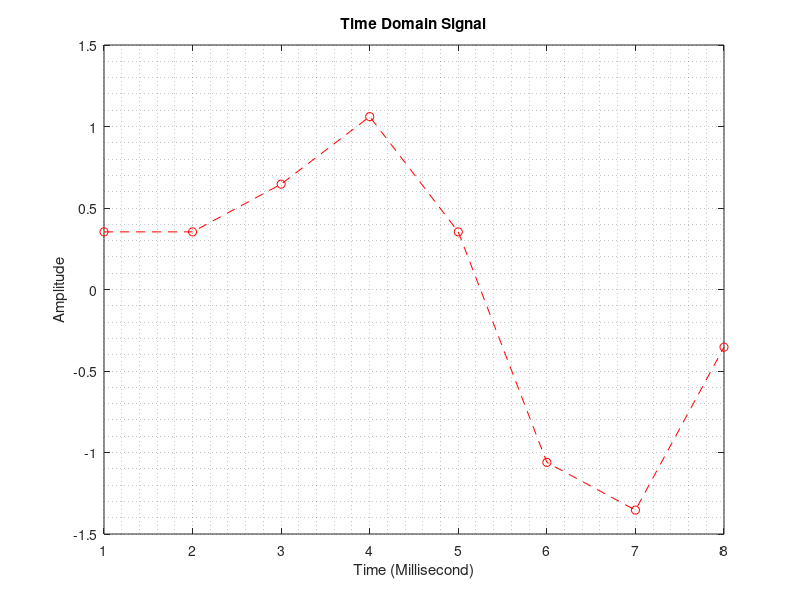
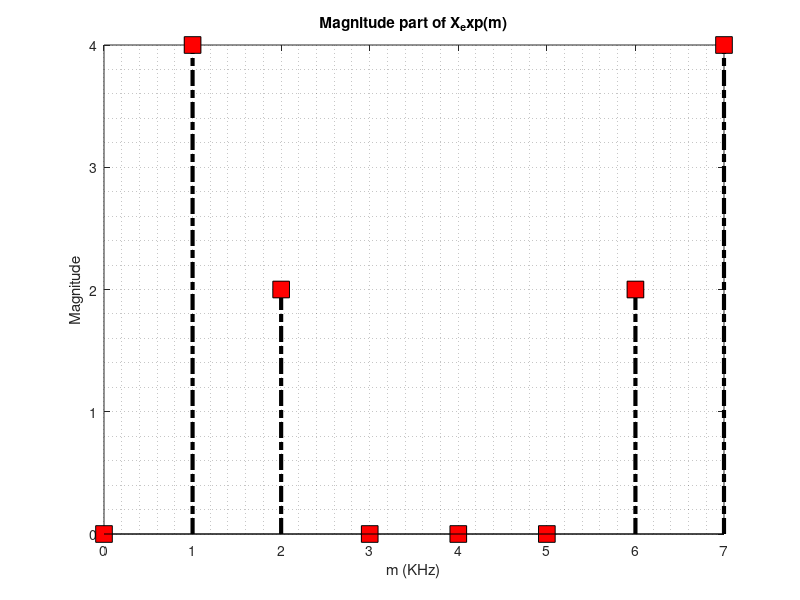
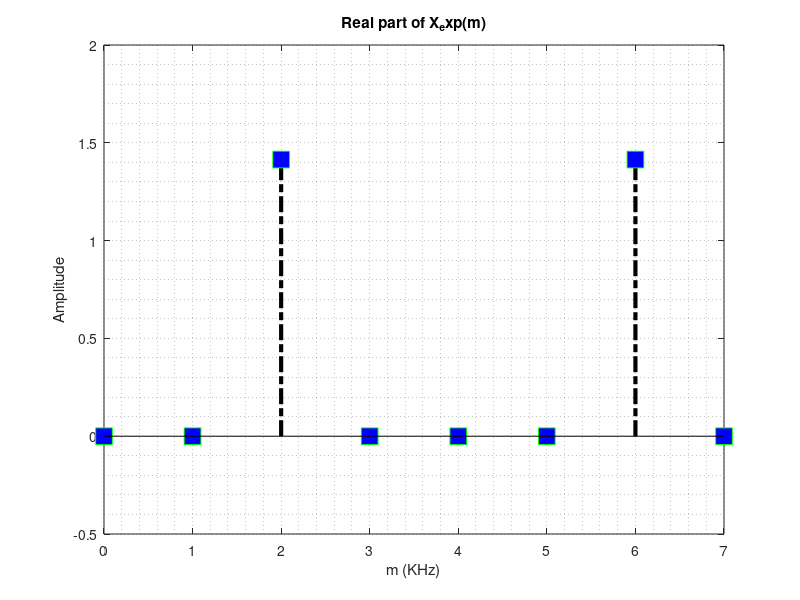
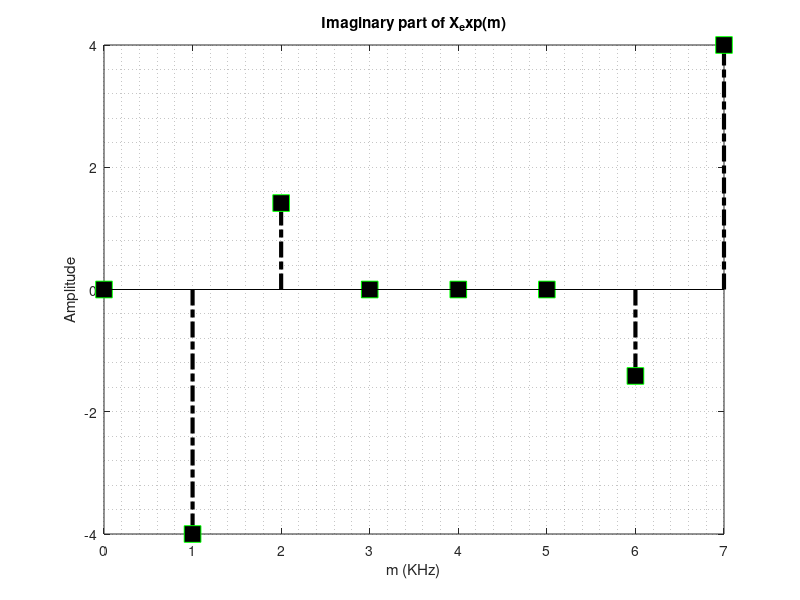

Source code (MATLAB) for these figures, in order:
function dft_demo()
    N = 8;          
    fs = 8000;      
    f1 = 1000;      
    f2 = 2000;      
    ts=1/fs;
    ind=1;  
    x =zeros(1,N);
for n = 1:N
    m = n-1;
    x(ind) = sin(2*pi*f1*m*ts)+0.5*sin(2*pi*f2*m*ts+(3*pi/4));
    ind=ind+1; 
end
    t = 1:N;
    X = dft(x, N);
    X_real = real(X);
    X_imag = imag(X);
    X_mag = sqrt(X_real.^2 + X_imag.^2);
    X_phase_radians = atan2(X_imag, X_real);
    
    phase_thresholds = [0, -30, 30, -45, 45, -60, 60, -90, 90];
    X_phase_radians(~ismembertol(X_phase_radians, deg2rad(phase_thresholds), 1e-6)) = 0;
 
    X_phase_degrees = rad2deg(X_phase_radians);
 
    figure('Name','Time Domain Signal')
    plot(t, x,'o','LineStyle','--','Color','red');
    grid minor;
    title('Time Domain Signal');
    xlabel('Time (Millisecond)');
    ylabel('Amplitude');
 
     % Plot the DFT magnitude
    figure('Name','Magnitude Part')
    stem(0:N-1, X_mag,'LineStyle','-.',...
     'MarkerSize',12,'Marker','s',...
     'MarkerFaceColor','red',...
     'MarkerEdgeColor','black',...
     'LineWidth',3,...
     'Color','black');
    grid minor;
    title('Magnitude part of X_exp(m)');
    xlabel('m (KHz)');
    ylabel('Magnitude'); 
 
    % Plot the real part of the DFT coefficients
    figure('Name','Real Part')
    stem(0:N-1, X_real,'LineStyle','-.',...
   'MarkerSize',12,'Marker','s',...
    'MarkerFaceColor','blue',...
    'MarkerEdgeColor','green',...
    'LineWidth',3,'Color','black')
    grid minor;
    title('Real part of X_exp(m)')
    xlabel('m (KHz)')
    ylabel('Amplitude');
 
    % Plot the imaginary part of the DFT coefficients
    figure('Name','Imaginary Part')
    stem(0:N-1, X_imag,'LineStyle','-.',...
     'MarkerSize',12,'Marker','s',...
     'MarkerFaceColor','black',...
     'MarkerEdgeColor','green','LineWidth',3,'Color','black')
    grid minor;
    title('Imaginary part of X_exp(m)')
    xlabel('m (KHz)')
    ylabel('Amplitude')
 
    % Plot the phase angle of the DFT coefficients in degrees
    figure('Name','Phase of Angle')
    stem(0:N-1, X_phase_radians,'LineStyle','-.',...
     'MarkerSize',12,'Marker','s',...
     'MarkerFaceColor','magenta',...
     'MarkerEdgeColor','green','LineWidth',3,'Color','black')
    grid minor;
    title('Phase Angle of X_exp(m)')
    xlabel('m (KHz)')
    ylabel('Degree');
end
 
function X = dft(x, N)
    X = zeros(1, N);
    for k = 0:N-1
        X(k+1) = 0;
        for n = 0:N-1
            X(k+1) = X(k+1) + x(n+1) * exp(-1i * 2 * pi * k * n / N);
        end
    end
end


